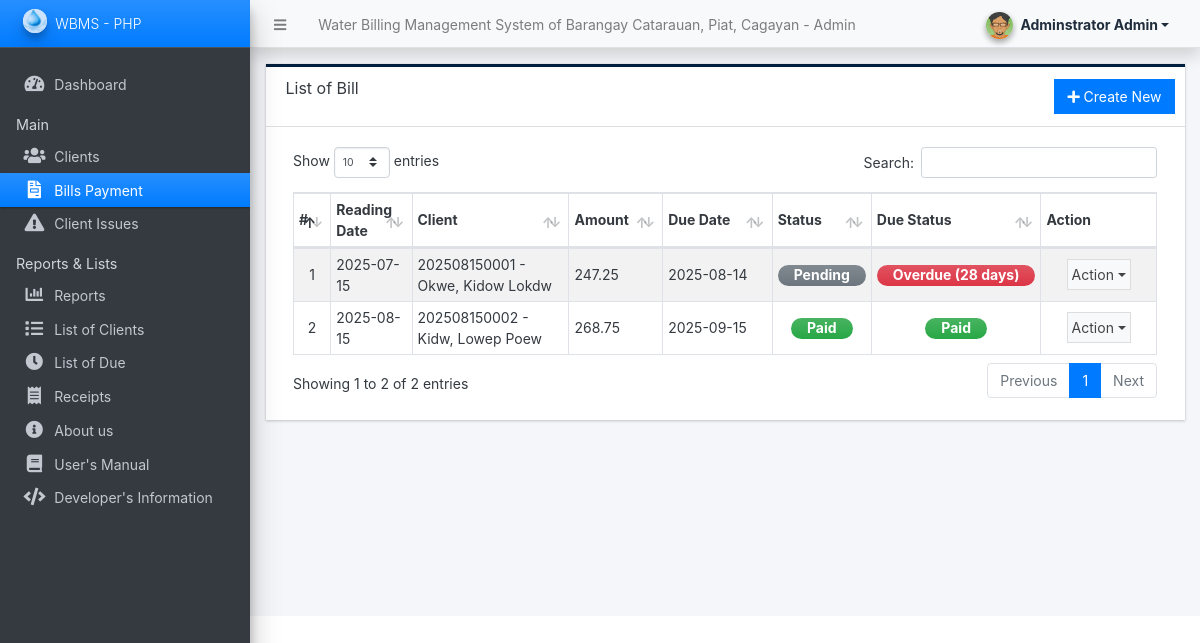
The page /admin/?page=billings (signed in) on the database its author committed.
### tables this page shows
CREATE TABLE `billing_list` (
  `id` int(30) NOT NULL,
  `client_id` int(30) NOT NULL,
  `reading_date` date NOT NULL,
  `due_date` date NOT NULL,
  `reading` float(12,2) NOT NULL DEFAULT 0.00,
  `previous` float(12,2) NOT NULL DEFAULT 0.00,
  `rate` float(12,2) NOT NULL DEFAULT 0.00,
  `total` float(12,2) NOT NULL DEFAULT 0.00,
  `penalty` float(12,2) NOT NULL DEFAULT 0.00,
  `status` tinyint(1) NOT NULL DEFAULT 0 COMMENT '0= pending,\r\n1= paid',
  `date_created` datetime NOT NULL DEFAULT current_timestamp(),
  `date_updated` datetime NOT NULL DEFAULT current_timestamp() ON UPDATE current_timestamp()
);

CREATE TABLE `client_list` (
  `id` int(30) NOT NULL,
  `code` varchar(100) NOT NULL,
  `category_id` int(30) NOT NULL,
  `firstname` text NOT NULL,
  `middlename` text DEFAULT NULL,
  `lastname` text NOT NULL,
  `contact` text NOT NULL,
  `address` text NOT NULL,
  `meter_code` varchar(100) NOT NULL,
  `first_reading` float(12,2) NOT NULL,
  `status` tinyint(1) NOT NULL DEFAULT 1,
  `delete_flag` tinyint(1) NOT NULL DEFAULT 0,
  `date_created` datetime NOT NULL DEFAULT current_timestamp(),
  `date_updated` datetime NOT NULL DEFAULT current_timestamp() ON UPDATE current_timestamp()
);

### config.php (called while the page is built, shortened)
<?php
function format_num($number = '' , $decimal = ''){
    if(is_numeric($number)){
        $ex = explode(".",$number);
        $decLen = isset($ex[1]) ? strlen($ex[1]) : 0;
        if(is_numeric($decimal)){
            return number_format($number,$decimal);
        }else{
            return number_format($number,$decLen);
        }
    }else{
        return "Invalid Input";
    }
}
?>

### admin/billings/index.php (the view, shortened to what this page needs)
<div class="card card-outline rounded-0 card-navy">
	<div class="card-header">
		<h3 class="card-title">List of Bill</h3>
		<div class="card-tools">
			<a href="./?page=billings/manage_billing" id="create_new" class="btn btn-flat btn-primary"><span class="fas fa-plus"></span>  Create New</a>
		</div>
	</div>
	<div class="card-body">
        <div class="container-fluid">
			<table class="table table-hover table-striped table-bordered" id="list">
				<colgroup>
					<col width="5%">
					<col width="10%">
					<col width="20%">
					<col width="12%">
					<col width="15%">
					<col width="10%">
					<col width="13%">
					<col width="15%">
				</colgroup>
				<thead>
					<tr>
						<th>#</th>
						<th>Reading Date</th>
						<th>Client</th>
						<th>Amount</th>
						<th>Due Date</th>
						<th>Status</th>
						<th>Due Status</th>
						<th>Action</th>
					</tr>
				</thead>
				<tbody>
					<?php
					$i = 1;
					$qry = $conn->query("SELECT b.*, c.code, concat(c.lastname, ', ', c.firstname, ' ', coalesce(c.middlename,'')) as `name`
										FROM `billing_list` b
										INNER JOIN client_list c ON b.client_id = c.id
										WHERE b.id IN (
											SELECT MAX(id)
											FROM billing_list
											GROUP BY client_id
										)
										ORDER BY b.id DESC");
						while($row = $qry->fetch_assoc()):
					?>
						<tr>
							<td class="text-center"><?php echo $i++; ?></td>
							<td><?php echo date("Y-m-d",strtotime($row['reading_date'])) ?></td>
							<td><?php echo $row['code'] ." - ".$row['name'] ?></td>
							<td><?php echo format_num($row['total']) ?></td>
							<td><?php echo date("Y-m-d",strtotime($row['due_date'])) ?></td>
							<td class="text-center">
								<?php
								switch($row['status']){
									case 0:
										echo '<span class="badge badge-secondary  bg-gradient-secondary  text-sm px-3 rounded-pill">Pending</span>';
										break;
									case 1:
										echo '<span class="badge badge-success bg-gradient-success text-sm px-3 rounded-pill">Paid</span>';
										break;
								}
								?>
                            </td>
							<td class="text-center">
								<?php
								$current_date = date('Y-m-d');
								$due_date = date('Y-m-d', strtotime($row['due_date']));
								if($row['status'] == 1) {
									echo '<span class="badge badge-success bg-gradient-success text-sm px-3 rounded-pill">Paid</span>';
								} elseif($current_date > $due_date) {
									$days_overdue = (strtotime($current_date) - strtotime($due_date)) / (60 * 60 * 24);
									echo '<span class="badge badge-danger bg-gradient-danger text-sm px-3 rounded-pill">Overdue (' . floor($days_overdue) . ' days)</span>';
								}
								?>
                            </td>
							<td align="center">
								 <button type="button" class="btn btn-flat p-1 btn-default btn-sm dropdown-toggle dropdown-icon" data-toggle="dropdown">
				                  		Action
				                  </button>
							</td>
						</tr>
					<?php endwhile; ?>
				</tbody>
			</table>
		</div>
	</div>
</div>

### rows shown on the page
billing_list: reading_date "2025-07-15", client.code "202508150001", name "Okwe, Kidow Lokdw", total "247.25", due_date "2025-08-14", status "Pending"
billing_list: reading_date "2025-08-15", client.code "202508150002", name "Kidw, Lowep Poew", total "268.75", due_date "2025-09-15", status "Paid"

### other values the page prints
$_settings->info('name') "Water Billing Management System of Barangay Catarauan, Piat, Cagayan"
$_settings->userdata('firstname').' '.$_settings->userdata('lastname') "Adminstrator Admin"
$_settings->info('short_name') "WBMS - PHP"
